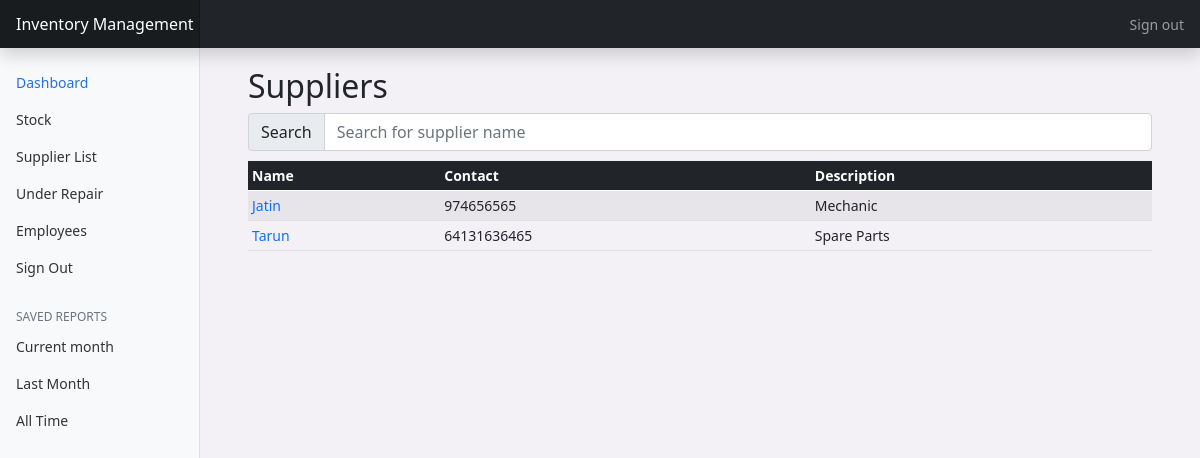
The page /listSupplier/ (signed in) on the database as committed earlier.
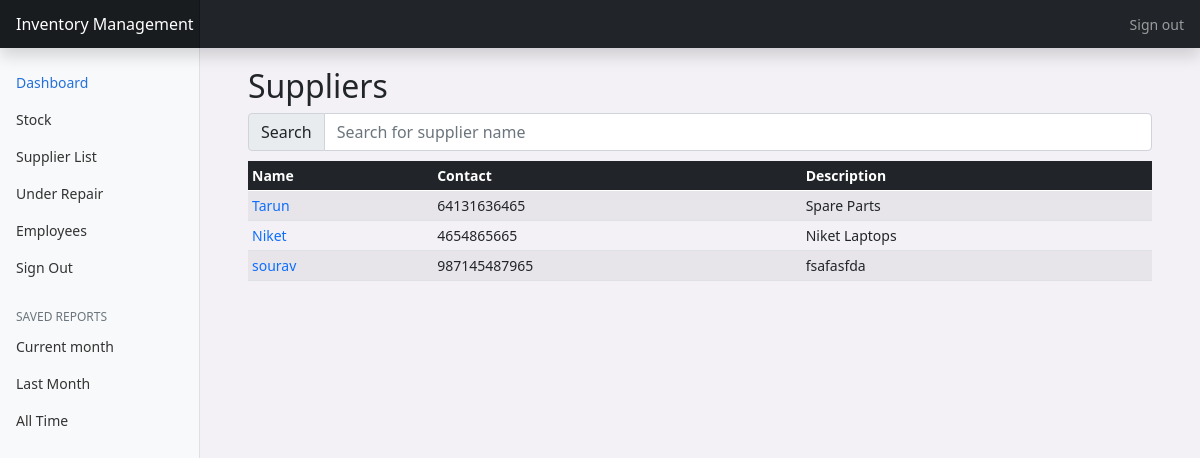
The same page on the database as committed later.
### main/models.py (models this page shows, shortened)
class Supplier(models.Model):
    supplier_id = models.AutoField(primary_key=True)
    name = models.CharField(max_length=100, default='')
    description = models.TextField(default=' ')
    contact = models.CharField(max_length=15,unique=True)

### main/views.py (the view)
# urls.py: path('listSupplier/',views.listSupplier,name='listSupplier'),
@login_required(login_url='/auth/login')
def listSupplier(request):
    suppliers = models.Supplier.objects.all()
    context = {
        "suppliers" : suppliers
    }
    return render(request,'main/listSupplier.html',context)

### templates/main/listSupplier.html (shortened to what this page needs)
{% extends 'main/base.html' %}
{% block content %}
{% include 'main/navbar.html' %}
<main class="col-md-9 ms-sm-auto col-lg-10 px-md-4">
  <div class="container-fluid box">
    <h2>Suppliers</h2>
    <div class="input-group flex-nowrap" style="margin-bottom: 10px;">
      <span class="input-group-text" id="addon-wrapping">Search</span>
      <input type="text" class="form-control" id="myInput" onkeyup="showSupplier()" placeholder="Search for supplier name" title="Type in a name" aria-describedby="addon-wrapping">
    </div>
    <div class="table-responsive table-box">
        <table class="table table-striped table-sm table-hover" id="supplierTable">
        <thead class="header table-dark" >
            <tr>
            <th scope="col">Name</th>
            <th scope="col">Contact</th>
            <th scope="col">Description</th>
            </tr>
        </thead>
        <tbody>
            {% for supplier in suppliers %}
            <tr>
            <td><a class="text-decoration-none" href="{% url 'updateSupplier' pk=supplier.pk %}">{{ supplier.name }}</a></td>
            <td>{{ supplier.contact }}</td>
            <td>{{ supplier.description }}</td>
            </tr>
            {% endfor %}
        </tbody>
        </table>
    </div>
  </div>
{% endblock %}

Rows that differ between the two databases and show on the page:
removed Supplier: name "Jatin", contact "974656565", description "Mechanic"
added Supplier: name "Niket", contact "4654865665", description "Niket Laptops"
added Supplier: name "sourav", contact "987145487965", description "fsafasfda"
